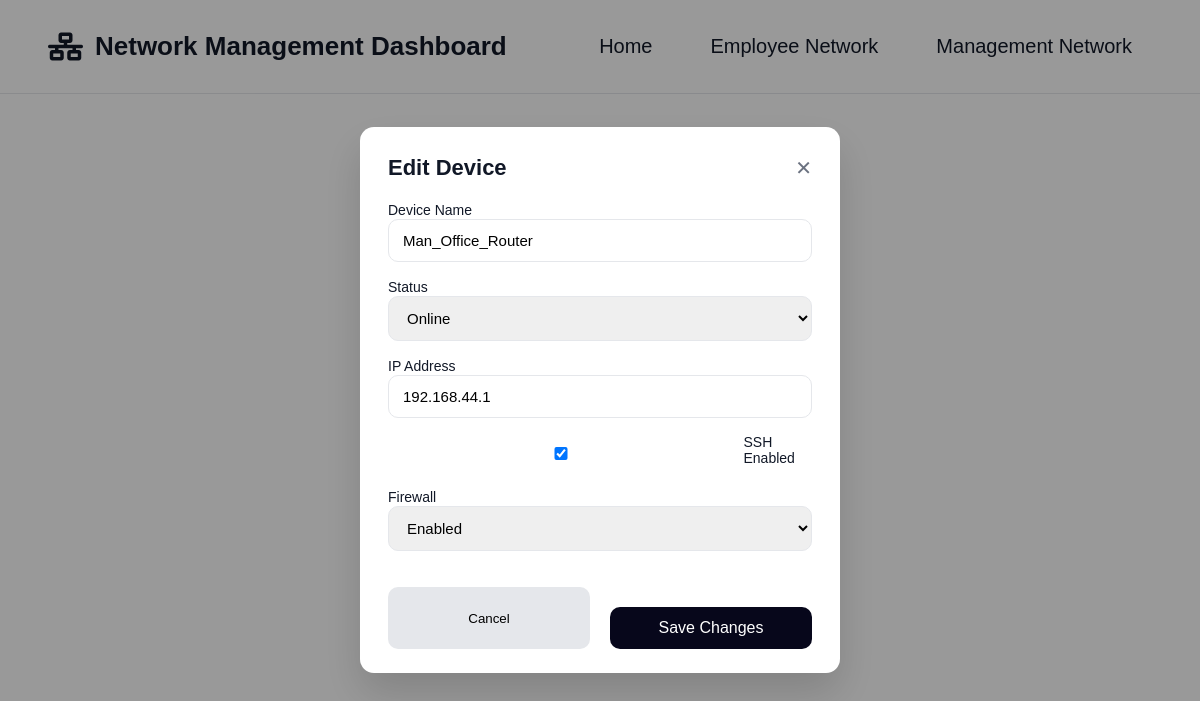
/device/1/, run on the app's committed database.
### netmanagement/models.py (models this page shows, shortened)
class Device(models.Model):
    DEVICE_TYPES = [
        ('router', 'Router'),
        ('switch', 'Switch'),
        ('end', 'End Device'),
    ]
    NETWORK_TYPES = [
        ('employee', 'Employee'),
        ('management', 'Management'),
    ]
    STATUS_TYPES = [
        ('online', 'Online'),
        ('offline', 'Offline'),
        ('warning', 'Warning'),
    ]
    name = models.CharField(max_length=100)
    device_type = models.CharField(max_length=10, choices=DEVICE_TYPES)
    network = models.CharField(max_length=15, choices=NETWORK_TYPES)
    ip_address = models.GenericIPAddressField()
    status = models.CharField(max_length=10, choices=STATUS_TYPES)
    ssh_enabled = models.BooleanField(default=False)
    firewall_enabled = models.BooleanField(default=False)

### netmanagement/views.py (the view)
# urls.py: path('device/<int:pk>/', device_detail, name='device_detail'),
def device_detail(request, pk):
    device = get_object_or_404(Device, pk=pk)
    next_url = request.POST.get('next') or request.GET.get('next') or reverse('home')
    if request.method == 'POST':
        form = DeviceForm(request.POST, instance=device)
        if form.is_valid():
            form.save()
            return redirect(next_url)
        else:
            print(form.errors)  # keep this while debugging
    else:
        form = DeviceForm(instance=device)
    return render(request, 'device_detail.html', {
        'device': device,
        'form': form,
        'next_url': next_url,
    })

### netmanagement/forms.py
class DeviceForm(forms.ModelForm):
    class Meta:
        model = Device
        fields = [
            'name',
            'ip_address',
            'status',
            'ssh_enabled',
            'firewall_enabled',
        ]

### netmanagement/templates/device_detail.html (shortened to what this page needs)
{% load static %}
<!DOCTYPE html>
<html lang="en">
<head>
    <link rel="stylesheet" href="{% static 'css/style.css' %}">
    <link rel="stylesheet" href="https://cdnjs.cloudflare.com/ajax/libs/font-awesome/6.5.0/css/all.min.css">
</head>
<body>
    <header class="topbar">
        <div class="brand">
            <i class="fa-solid fa-network-wired"></i>
            <span>Network Management Dashboard</span>
        </div>
        <nav class="nav">
            <a href="{% url 'home' %}">Home</a>
            <a href="{% url 'employee_network' %}">Employee Network</a>
            <a href="{% url 'management_network' %}">Management Network</a>
        </nav>
    </header>
    <div class="modal-overlay">
        <div class="modal-card">
            <div class="modal-header">
                <div class="modal-title">Edit Device</div>
                <div class="modal-close" onclick="window.history.back()">✕</div>
            </div>
            <form method="POST" class="modal-form">
                <div>
                    <label>Device Name</label>
                    <input type="text" name="name" value="{{ device.name }}">
                </div>
                <div>
                    <label>Status</label>
                    <select name="status">
                        <option value="online" {% if device.status == 'online' %}selected{% endif %}>Online</option>
                    </select>
                </div>
                <div>
                    <label>IP Address</label>
                    <input type="text" name="ip_address" value="{{ device.ip_address }}">
                </div>
                <div class="checkbox-row">
                    <input type="checkbox" name="ssh_enabled" {% if device.ssh_enabled %}checked{% endif %}>
                    <label>SSH Enabled</label>
                </div>
                <div>
                    <label>Firewall</label>
                    <select name="firewall_enabled">
                        <option value="True" {% if device.firewall_enabled %}selected{% endif %}>Enabled</option>
                    </select>
                </div>
                <div class="modal-actions">
                    <button type="button" class="btn-cancel" onclick="window.location.href='{{ next_url }}'"">Cancel</button>
                    <button type="submit" class="btn-save">Save Changes</button>
                </div>
            </form>
        </div>
    </div>
</body>
</html>

### netmanagement/static/css/style.css (style rules this page uses)
* { box-sizing: border-box; margin: 0; padding: 0; }
:root { --text: #111827; --muted: #6b7280; --border: #e5e7eb; --bg: #ffffff; --soft: #f9fafb; --shadow: 0 2px 8px rgba(0, 0, 0, 0.05); --shadow-hover: 0 10px 25px rgba(0, 0, 0, 0.08); --dark: #07071b; --green: #22c55e; --red: #ef4444; --yellow: #FFFF00; }
html, body { width: 100%; min-height: 100%; }
body { font-family: Arial, Helvetica, sans-serif; color: var(--text); background: var(--bg); }
a { text-decoration: none; color: inherit; }
.topbar { height: 94px; border-bottom: 1px solid var(--border); display: flex; align-items: center; justify-content: space-between; padding: 0 48px; background: var(--bg); }
.brand { display: flex; align-items: center; gap: 12px; font-size: 26px; font-weight: 700; }
.brand i { font-size: 28px; }
.nav { display: flex; align-items: center; gap: 18px; font-size: 20px; }
.nav a { padding: 14px 20px; border-radius: 12px; color: var(--text); transition: background 0.2s ease, color 0.2s ease; }
.btn-save { margin-top: 20px; padding: 12px 18px; border: none; border-radius: 10px; background: var(--dark); color: white; font-size: 16px; cursor: pointer; }
.modal-overlay { position: fixed; top: 0; left: 0; width: 100%; height: 100%; background: rgba(0, 0, 0, 0.4); display: flex; align-items: center; justify-content: center; z-index: 1000; }
.modal-card { width: 480px; background: #fff; border-radius: 14px; padding: 28px 28px 24px; box-shadow: 0 20px 40px rgba(0, 0, 0, 0.15); }
.modal-header { display: flex; justify-content: space-between; align-items: center; margin-bottom: 20px; }
.modal-title { font-size: 22px; font-weight: 600; }
.modal-close { font-size: 20px; cursor: pointer; color: var(--muted); }
.modal-form { display: flex; flex-direction: column; gap: 16px; }
.modal-form label { font-size: 14px; font-weight: 500; margin-bottom: 6px; }
.modal-form input, .modal-form select { width: 100%; padding: 12px 14px; border-radius: 10px; border: 1px solid var(--border); font-size: 15px; }
.checkbox-row { display: flex; align-items: center; gap: 10px; font-size: 15px; }
.modal-actions { display: flex; justify-content: space-between; margin-top: 20px; }
.btn-cancel { flex: 1; margin-right: 10px; padding: 12px; border-radius: 10px; border: none; background: #e5e7eb; cursor: pointer; }
.btn-save { flex: 1; margin-left: 10px; padding: 12px; border-radius: 10px; border: none; background: var(--dark); color: #fff; cursor: pointer; }

### data on the page
Device: name "Man_Office_Router", status "Online", ip_address "192.168.44.1", ssh_enabled "☑", firewall_enabled "Enabled"
